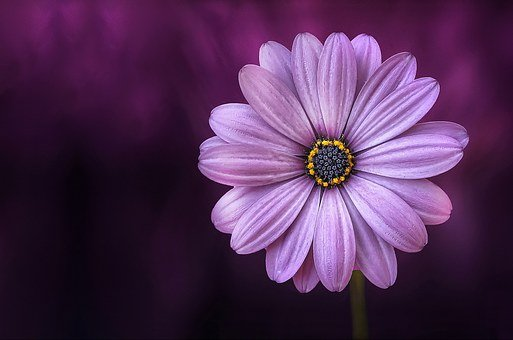
#> input picture src/opencv_ros/images/flower.jpg, 513 x 340 px
$ python contour_detection.py
#> lines starting #> are read from the running program, lines starting #| are printed output that depends on the picture; after the words box and inside, x2 and y2 are one past the last pixel; in counts of white or black regions, pixels touching at a corner belong together
import numpy as np
import cv2

def read_rgb_image(image_name, show):
    rgb_image = cv2.imread(image_name)
    if show:
        cv2.imshow("RGB Image",rgb_image)
    return rgb_image

def convert_rgb_to_gray(rgb_image,show):
    gray_image = cv2.cvtColor(rgb_image, cv2.COLOR_BGR2GRAY)
    if show:
        cv2.imshow("Gray Image",gray_image)
    return gray_image

def convert_gray_to_binary(gray_image, adaptive, show):
    if adaptive:
        binary_image = cv2.adaptiveThreshold(gray_image,
                            255,
                            cv2.ADAPTIVE_THRESH_GAUSSIAN_C,
                            cv2.THRESH_BINARY_INV, 115, 2)
    else:
        _,binary_image = cv2.threshold(gray_image,127,255,cv2.THRESH_BINARY_INV)
    if show:
        cv2.imshow("Binary Image", binary_image)
    return binary_image

def getContours(binary_image):
    contours, hierarchy = cv2.findContours(binary_image,
                                              cv2.RETR_TREE,
                                               cv2.CHAIN_APPROX_SIMPLE)
    return contours

def draw_contours(image, contours, image_name):
    index = -1 #means all contours
    thickness = 2 #thinkess of the contour line
    color = (255, 0, 255) #color of the contour line
    cv2.drawContours(image, contours, index, color, thickness)
    cv2.imshow(image_name,image)


def main():
    image_name = "images/flower.jpg"
    rgb_image = read_rgb_image(image_name, True)
#> in read_rgb_image, rgb_image is the input picture: shape (340, 513, 3); mean B, G, R 84.9, 46.5, 81.4
    gray_image= convert_rgb_to_gray(rgb_image,True)
#> in convert_rgb_to_gray, `gray_image = cv2.cvtColor(rgb_image, cv2.COLOR_BGR2GRAY)`:
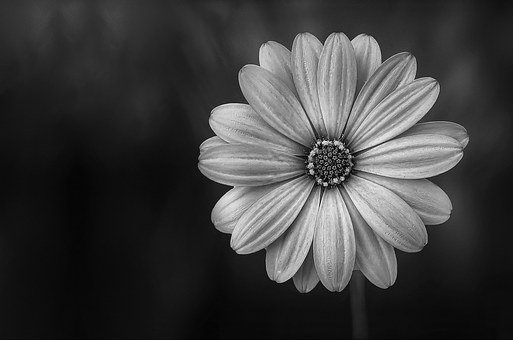
#> gray_image: shape (340, 513); min 0, max 249, mean 61.3
    binary_image = convert_gray_to_binary(gray_image, True, True)
#> in convert_gray_to_binary, `binary_image = cv2.adaptiveThreshold(gray_image, 255, cv2.ADAPTIVE_THR..`:
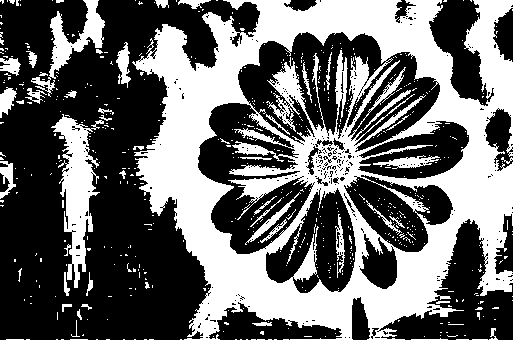
#> binary_image: shape (340, 513); 41.2% white; 577 white regions (530 under 20 px)
    contours = getContours(binary_image)
#> in getContours, `contours, hierarchy = cv2.findContours(binary_image, cv2.RETR_TREE, cv..`: contours = 1150 contours, 1094 with area under 20; largest, box (x1, y1, x2, y2) and area: (132, 0, 513, 340) 95828, (197, 102, 314, 255) 9348, (237, 31, 387, 144) 8666, (265, 187, 357, 294) 5648, (346, 51, 441, 153) 4350
    draw_contours(rgb_image, contours,"RGB Contours")
#> in draw_contours, `cv2.drawContours(image, contours, index, color, thickness)`:
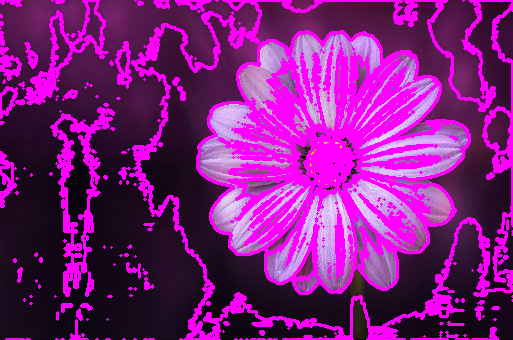
#> image: shape (340, 513, 3); mean B, G, R 127.4, 29, 125.5

    cv2.waitKey(0)
    cv2.destroyAllWindows()

if __name__ == '__main__':
    main()
